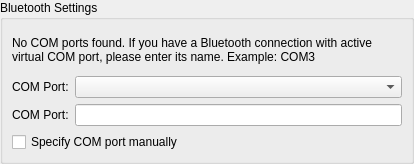
<?xml version="1.0" encoding="UTF-8"?>
<ui version="4.0">
 <class>NxtAdditionalPreferences</class>
 <widget class="QWidget" name="NxtAdditionalPreferences">
  <property name="geometry">
   <rect>
    <x>0</x>
    <y>0</y>
    <width>414</width>
    <height>164</height>
   </rect>
  </property>
  <property name="windowTitle">
   <string>Form</string>
  </property>
  <layout class="QHBoxLayout" name="horizontalLayout">
   <property name="leftMargin">
    <number>0</number>
   </property>
   <property name="topMargin">
    <number>0</number>
   </property>
   <property name="rightMargin">
    <number>0</number>
   </property>
   <property name="bottomMargin">
    <number>0</number>
   </property>
   <item>
    <widget class="QGroupBox" name="bluetoothSettingsGroupBox">
     <property name="title">
      <string>Bluetooth Settings</string>
     </property>
     <layout class="QGridLayout" name="gridLayout_4">
      <item row="1" column="0">
       <widget class="QLabel" name="comPortLabel">
        <property name="text">
         <string>COM Port:</string>
        </property>
       </widget>
      </item>
      <item row="1" column="1">
       <widget class="QComboBox" name="comPortComboBox">
        <property name="sizePolicy">
         <sizepolicy hsizetype="Expanding" vsizetype="Fixed">
          <horstretch>0</horstretch>
          <verstretch>0</verstretch>
         </sizepolicy>
        </property>
       </widget>
      </item>
      <item row="2" column="0">
       <widget class="QLabel" name="directInputComPortLabel">
        <property name="text">
         <string>COM Port:</string>
        </property>
       </widget>
      </item>
      <item row="2" column="1">
       <widget class="QLineEdit" name="directInputComPortLineEdit"/>
      </item>
      <item row="0" column="0" colspan="2">
       <widget class="QLabel" name="noComPortsFoundLabel">
        <property name="text">
         <string>No COM ports found. If you have a Bluetooth connection with active virtual COM port, please enter its name. Example: COM3</string>
        </property>
        <property name="wordWrap">
         <bool>true</bool>
        </property>
       </widget>
      </item>
      <item row="3" column="0" colspan="2">
       <widget class="QCheckBox" name="manualComPortCheckbox">
        <property name="text">
         <string>Specify COM port manually</string>
        </property>
       </widget>
      </item>
     </layout>
    </widget>
   </item>
  </layout>
 </widget>
 <resources/>
 <connections/>
</ui>
